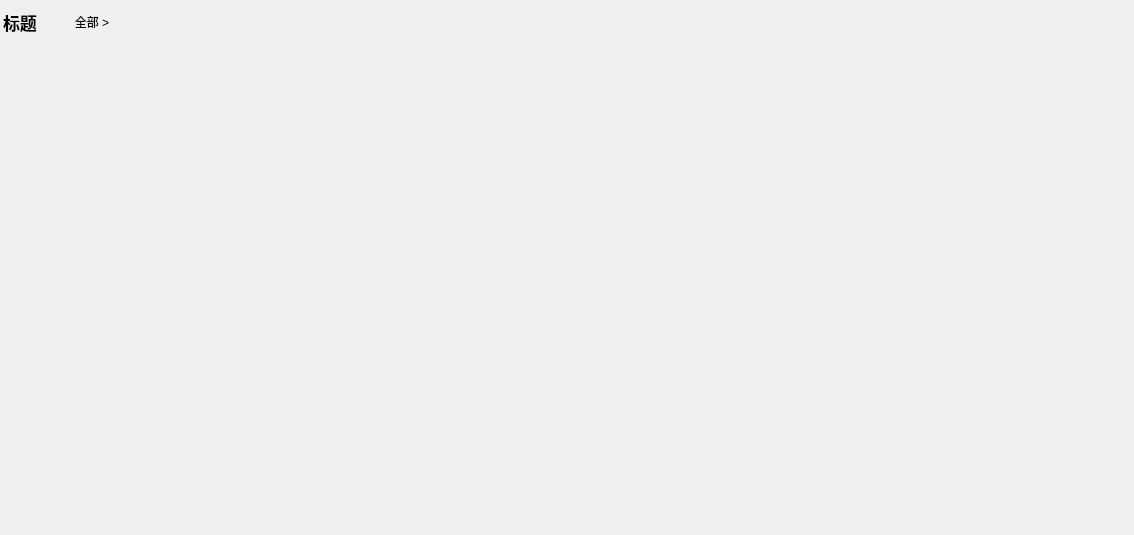
<?xml version="1.0" encoding="UTF-8"?>
<ui version="4.0">
 <class>LiveBigLeftWidget</class>
 <widget class="QWidget" name="LiveBigLeftWidget">
  <property name="geometry">
   <rect>
    <x>0</x>
    <y>0</y>
    <width>1134</width>
    <height>535</height>
   </rect>
  </property>
  <property name="sizePolicy">
   <sizepolicy hsizetype="Preferred" vsizetype="Fixed">
    <horstretch>0</horstretch>
    <verstretch>0</verstretch>
   </sizepolicy>
  </property>
  <property name="windowTitle">
   <string>LiveBigLeftWidget</string>
  </property>
  <layout class="QVBoxLayout" name="verticalLayout" stretch="0,1,0">
   <property name="leftMargin">
    <number>0</number>
   </property>
   <property name="topMargin">
    <number>0</number>
   </property>
   <property name="rightMargin">
    <number>0</number>
   </property>
   <property name="bottomMargin">
    <number>0</number>
   </property>
   <item>
    <widget class="QWidget" name="title_widget" native="true">
     <layout class="QHBoxLayout" name="horizontalLayout_7">
      <property name="spacing">
       <number>15</number>
      </property>
      <property name="leftMargin">
       <number>3</number>
      </property>
      <item>
       <widget class="QLabel" name="title_label">
        <property name="font">
         <font>
          <pointsize>13</pointsize>
          <bold>true</bold>
         </font>
        </property>
        <property name="text">
         <string>标题</string>
        </property>
       </widget>
      </item>
      <item>
       <widget class="QPushButton" name="all_pushButton">
        <property name="sizePolicy">
         <sizepolicy hsizetype="Minimum" vsizetype="Preferred">
          <horstretch>0</horstretch>
          <verstretch>0</verstretch>
         </sizepolicy>
        </property>
        <property name="cursor">
         <cursorShape>PointingHandCursor</cursorShape>
        </property>
        <property name="text">
         <string>全部 &gt;</string>
        </property>
        <property name="flat">
         <bool>true</bool>
        </property>
       </widget>
      </item>
      <item>
       <spacer name="horizontalSpacer">
        <property name="orientation">
         <enum>Qt::Horizontal</enum>
        </property>
        <property name="sizeHint" stdset="0">
         <size>
          <width>419</width>
          <height>20</height>
         </size>
        </property>
       </spacer>
      </item>
      <item>
       <widget class="QLabel" name="left_label">
        <property name="sizePolicy">
         <sizepolicy hsizetype="Fixed" vsizetype="Fixed">
          <horstretch>0</horstretch>
          <verstretch>0</verstretch>
         </sizepolicy>
        </property>
        <property name="minimumSize">
         <size>
          <width>20</width>
          <height>20</height>
         </size>
        </property>
        <property name="maximumSize">
         <size>
          <width>20</width>
          <height>20</height>
         </size>
        </property>
        <property name="cursor">
         <cursorShape>ArrowCursor</cursorShape>
        </property>
        <property name="text">
         <string/>
        </property>
       </widget>
      </item>
      <item>
       <widget class="QLabel" name="right_label">
        <property name="sizePolicy">
         <sizepolicy hsizetype="Fixed" vsizetype="Fixed">
          <horstretch>0</horstretch>
          <verstretch>0</verstretch>
         </sizepolicy>
        </property>
        <property name="minimumSize">
         <size>
          <width>20</width>
          <height>20</height>
         </size>
        </property>
        <property name="maximumSize">
         <size>
          <width>20</width>
          <height>20</height>
         </size>
        </property>
        <property name="cursor">
         <cursorShape>ArrowCursor</cursorShape>
        </property>
        <property name="text">
         <string/>
        </property>
       </widget>
      </item>
     </layout>
    </widget>
   </item>
   <item>
    <widget class="QWidget" name="content_widget" native="true">
     <layout class="QHBoxLayout" name="horizontalLayout_3">
      <property name="leftMargin">
       <number>0</number>
      </property>
      <property name="topMargin">
       <number>0</number>
      </property>
      <property name="rightMargin">
       <number>0</number>
      </property>
      <property name="bottomMargin">
       <number>0</number>
      </property>
      <item>
       <widget class="LiveBlockWidget" name="left_widget" native="true">
        <property name="sizePolicy">
         <sizepolicy hsizetype="Fixed" vsizetype="Fixed">
          <horstretch>0</horstretch>
          <verstretch>0</verstretch>
         </sizepolicy>
        </property>
        <property name="minimumSize">
         <size>
          <width>350</width>
          <height>480</height>
         </size>
        </property>
        <property name="maximumSize">
         <size>
          <width>300</width>
          <height>480</height>
         </size>
        </property>
       </widget>
      </item>
      <item>
       <widget class="QWidget" name="right_widget" native="true">
        <property name="sizePolicy">
         <sizepolicy hsizetype="Expanding" vsizetype="Preferred">
          <horstretch>0</horstretch>
          <verstretch>0</verstretch>
         </sizepolicy>
        </property>
        <layout class="QVBoxLayout" name="verticalLayout_2">
         <property name="spacing">
          <number>10</number>
         </property>
         <property name="leftMargin">
          <number>0</number>
         </property>
         <property name="topMargin">
          <number>0</number>
         </property>
         <property name="rightMargin">
          <number>0</number>
         </property>
         <property name="bottomMargin">
          <number>0</number>
         </property>
         <item>
          <widget class="QWidget" name="line_widget_1" native="true">
           <layout class="QHBoxLayout" name="horizontalLayout">
            <property name="spacing">
             <number>6</number>
            </property>
            <property name="leftMargin">
             <number>0</number>
            </property>
            <property name="topMargin">
             <number>4</number>
            </property>
            <property name="rightMargin">
             <number>0</number>
            </property>
            <property name="bottomMargin">
             <number>0</number>
            </property>
            <item>
             <widget class="LiveBlockWidget" name="widget_1" native="true">
              <property name="sizePolicy">
               <sizepolicy hsizetype="Fixed" vsizetype="Preferred">
                <horstretch>0</horstretch>
                <verstretch>0</verstretch>
               </sizepolicy>
              </property>
              <property name="minimumSize">
               <size>
                <width>190</width>
                <height>0</height>
               </size>
              </property>
              <property name="maximumSize">
               <size>
                <width>190</width>
                <height>16777215</height>
               </size>
              </property>
             </widget>
            </item>
            <item>
             <widget class="LiveBlockWidget" name="widget_2" native="true">
              <property name="sizePolicy">
               <sizepolicy hsizetype="Fixed" vsizetype="Preferred">
                <horstretch>0</horstretch>
                <verstretch>0</verstretch>
               </sizepolicy>
              </property>
              <property name="minimumSize">
               <size>
                <width>190</width>
                <height>0</height>
               </size>
              </property>
              <property name="maximumSize">
               <size>
                <width>190</width>
                <height>16777215</height>
               </size>
              </property>
             </widget>
            </item>
            <item>
             <widget class="LiveBlockWidget" name="widget_3" native="true">
              <property name="sizePolicy">
               <sizepolicy hsizetype="Fixed" vsizetype="Preferred">
                <horstretch>0</horstretch>
                <verstretch>0</verstretch>
               </sizepolicy>
              </property>
              <property name="minimumSize">
               <size>
                <width>190</width>
                <height>0</height>
               </size>
              </property>
              <property name="maximumSize">
               <size>
                <width>190</width>
                <height>16777215</height>
               </size>
              </property>
             </widget>
            </item>
            <item>
             <widget class="LiveBlockWidget" name="widget_4" native="true">
              <property name="sizePolicy">
               <sizepolicy hsizetype="Fixed" vsizetype="Preferred">
                <horstretch>0</horstretch>
                <verstretch>0</verstretch>
               </sizepolicy>
              </property>
              <property name="minimumSize">
               <size>
                <width>190</width>
                <height>0</height>
               </size>
              </property>
              <property name="maximumSize">
               <size>
                <width>190</width>
                <height>16777215</height>
               </size>
              </property>
             </widget>
            </item>
           </layout>
          </widget>
         </item>
         <item>
          <widget class="QWidget" name="line_widget_2" native="true">
           <layout class="QHBoxLayout" name="horizontalLayout_2">
            <property name="spacing">
             <number>6</number>
            </property>
            <property name="leftMargin">
             <number>0</number>
            </property>
            <property name="topMargin">
             <number>0</number>
            </property>
            <property name="rightMargin">
             <number>0</number>
            </property>
            <property name="bottomMargin">
             <number>4</number>
            </property>
            <item>
             <widget class="LiveBlockWidget" name="widget_5" native="true">
              <property name="sizePolicy">
               <sizepolicy hsizetype="Fixed" vsizetype="Preferred">
                <horstretch>0</horstretch>
                <verstretch>0</verstretch>
               </sizepolicy>
              </property>
              <property name="minimumSize">
               <size>
                <width>190</width>
                <height>0</height>
               </size>
              </property>
              <property name="maximumSize">
               <size>
                <width>190</width>
                <height>16777215</height>
               </size>
              </property>
             </widget>
            </item>
            <item>
             <widget class="LiveBlockWidget" name="widget_6" native="true">
              <property name="sizePolicy">
               <sizepolicy hsizetype="Fixed" vsizetype="Preferred">
                <horstretch>0</horstretch>
                <verstretch>0</verstretch>
               </sizepolicy>
              </property>
              <property name="minimumSize">
               <size>
                <width>190</width>
                <height>0</height>
               </size>
              </property>
              <property name="maximumSize">
               <size>
                <width>190</width>
                <height>16777215</height>
               </size>
              </property>
             </widget>
            </item>
            <item>
             <widget class="LiveBlockWidget" name="widget_7" native="true">
              <property name="sizePolicy">
               <sizepolicy hsizetype="Fixed" vsizetype="Preferred">
                <horstretch>0</horstretch>
                <verstretch>0</verstretch>
               </sizepolicy>
              </property>
              <property name="minimumSize">
               <size>
                <width>190</width>
                <height>0</height>
               </size>
              </property>
              <property name="maximumSize">
               <size>
                <width>190</width>
                <height>16777215</height>
               </size>
              </property>
             </widget>
            </item>
            <item>
             <widget class="LiveBlockWidget" name="widget_8" native="true">
              <property name="sizePolicy">
               <sizepolicy hsizetype="Fixed" vsizetype="Preferred">
                <horstretch>0</horstretch>
                <verstretch>0</verstretch>
               </sizepolicy>
              </property>
              <property name="minimumSize">
               <size>
                <width>190</width>
                <height>0</height>
               </size>
              </property>
              <property name="maximumSize">
               <size>
                <width>190</width>
                <height>16777215</height>
               </size>
              </property>
             </widget>
            </item>
           </layout>
          </widget>
         </item>
        </layout>
       </widget>
      </item>
     </layout>
    </widget>
   </item>
   <item>
    <spacer name="verticalSpacer">
     <property name="orientation">
      <enum>Qt::Vertical</enum>
     </property>
     <property name="sizeHint" stdset="0">
      <size>
       <width>20</width>
       <height>1</height>
      </size>
     </property>
    </spacer>
   </item>
  </layout>
 </widget>
 <customwidgets>
  <customwidget>
   <class>LiveBlockWidget</class>
   <extends>QWidget</extends>
   <header>LiveBlockWidget/LiveBlockWidget.h</header>
   <container>1</container>
  </customwidget>
 </customwidgets>
 <resources/>
 <connections/>
</ui>
